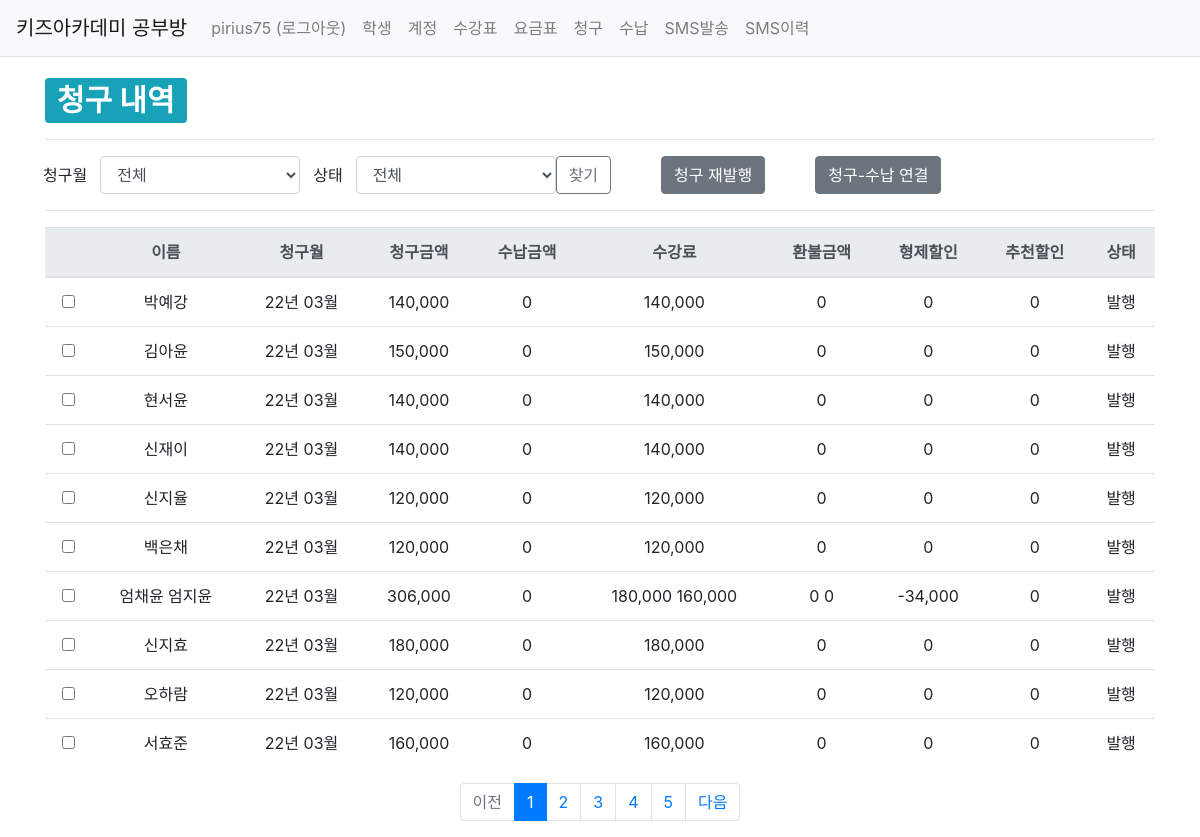
Page /studyroom/bill/ (signed in) on the earlier database version.
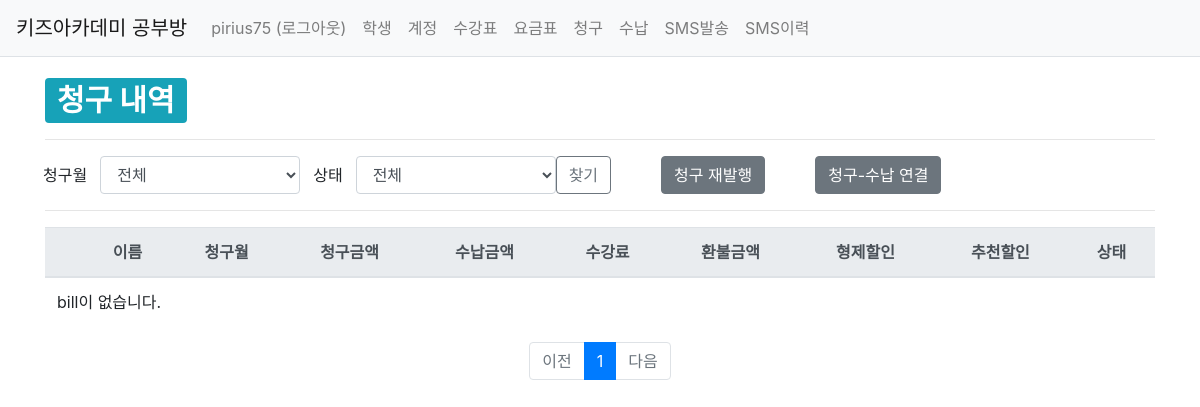
Same page on the later database version.
### studyroom/models.py (models this page shows, shortened)
class Bill(models.Model):
    BillStatus_choices = (
        ('OP', '발행'),
        ('FP', '완납'),
        ('PP', '부분납'),
    )
    class PayType(models.TextChoices):
        김포페이 = 'KP'
        계좌이체 = 'AT'
    account = models.ForeignKey(Account, on_delete=models.SET_NULL, null=True)
    bill_status = models.CharField(max_length=2, choices=BillStatus_choices)
    bill_mt = models.CharField(max_length=6)
    bill_amt = models.IntegerField(null=True, blank=True)
    base_amt = models.IntegerField(null=True, blank=True)
    brother_base_amt = models.IntegerField(null=True, blank=True, default=0)
    refund_amt = models.IntegerField(null=True, blank=True, default=0)
    brother_refund_amt = models.IntegerField(null=True, blank=True, default=0)
    brother_dc_amt = models.IntegerField(null=True, blank=True, default=0)
    recommend_dc_amt = models.IntegerField(null=True, blank=True, default=0)
    pay_amt = models.IntegerField(null=True, blank=True, default=0)
    pay_type = models.CharField(max_length=2, choices=PayType.choices, null=True, blank=True)
    pay_dt = models.CharField(max_length=8, null=True, blank=True)
    pay_id = models.IntegerField(null=True, blank=True)
    create_date = models.DateTimeField()
    modify_date = models.DateTimeField(auto_now=True)

class Account(models.Model):
    user = models.ForeignKey(User, on_delete=models.SET_NULL, null=True)
    student = models.ForeignKey(Student, on_delete=models.SET_NULL, null=True)
    payer = models.CharField(max_length=40, null=True, blank=True)
    payer_phone_num = models.CharField(max_length=11, null=True, blank=True)
    sms_phone_num = models.CharField(max_length=11, null=True, blank=True)
    recommend_dc_start = models.CharField(max_length=6, null=True, blank=True, default='yyyymm')
    recommend_dc_end = models.CharField(max_length=6, null=True, blank=True, default='yyyymm')
    create_date = models.DateTimeField()
    modify_date = models.DateTimeField(null=True, blank=True)

class Student(models.Model):
    Grade_choices = (
        ('Y6','6세'),
        ('Y7','7세'),
        ('E1','1학년'),
        ('E2','2학년'),
        ('E3','3학년'),
        ('E4','4학년'),
        ('E5','5학년'),
        ('E6','6학년'),
    )
    user = models.ForeignKey(User, on_delete=models.SET_NULL, null=True)
    brother = models.ForeignKey('self', on_delete=models.SET_NULL, null=True, blank=True)
    name = models.CharField(max_length=20)
    grade = models.CharField(max_length=2, choices=Grade_choices)
    create_date = models.DateTimeField()
    modify_date = models.DateTimeField(null=True, blank=True)
    delete_yn = models.CharField(max_length=1, default='n')

### studyroom/views/bill_views.py (the view)
@login_required(login_url='common:login')
def bill_list(request):
    logger.info("INFO 레벨로 출력")
    """
    청구 목록 출력
    """
    page = request.GET.get('page', '')  # 페이지
    billmt = request.GET.get('billmt', '')  # 검색어
    billstatus = request.GET.get('billstatus', '')  # 검색어
    bill_list = Bill.objects.order_by('id')
    if billmt:
        bill_list = bill_list.filter(
            Q(bill_mt__icontains=billmt)   # 청구월 검색
        ).distinct()
    if billstatus:
        bill_list = bill_list.filter(
            Q(bill_status__icontains=billstatus)   # 청구상태 검색
        ).distinct()
    bml = Bill.objects.all().values('bill_mt').distinct()
    bsl = Bill.objects.all().values('bill_status').distinct()
    paginator = Paginator(bill_list, 10)  # 페이지당 10개씩 보여주기
    page_obj = paginator.get_page(page)
    context = {'bill_list': page_obj, 'page': page, 'billmt': billmt, 'billstatus':billstatus, 'bml':bml, 'bsl':bsl}
    return render(request, 'studyroom/bill_list.html', context)

### templates/studyroom/bill_list.html (shortened to what the changed rows need)
{% extends 'base.html' %}
{% load studyroom_filter %}
{% load humanize %}
{% block content %}
<div class="container my-3">
    <div>
        <h1>
            <span class="badge badge-info">청구 내역</span>
        </h1>
    </div>
    <form id="billsaveForm" method="post" action="{% url 'studyroom:bill_save' %}">
    <table class="table">
        <thead>
        <tr class="text-center thead-light">
            <th></th>
            <th>이름</th>
            <th>청구월</th>
            <th>청구금액</th>
            <th>수납금액</th>
            <th>수강료</th>
            <th>환불금액</th>
            <th>형제할인</th>
            <th>추천할인</th>
            <th>상태</th>
        </tr>
        </thead>
        <tbody>
        {% if bill_list %}
        {% for bill in bill_list %}
        <tr class="text-center">
            <td>
                <input type="checkbox" name="bill_id" value={{ bill.id }}>
            </td>
            <td>{{ bill.account.student.name }} {{ bill.account.student.brother.name }}</td>
            <td>{{ bill.bill_mt|slice:"2:4" }}년 {{ bill.bill_mt|slice:"4:" }}월</td>
            <td>{{ bill.bill_amt|intcomma }}</td>
            <td>{{ bill.pay_amt|intcomma }}</td>
            <td>{{ bill.base_amt|intcomma }} {% if bill.account.student.brother %}{{ bill.brother_base_amt|intcomma }}{% endif %}</td>
            <td>{{ bill.refund_amt|intcomma }} {% if bill.account.student.brother %}{{ bill.brother_refund_amt|intcomma }}{% endif %}</td>
            <td>{{ bill.brother_dc_amt|intcomma }}</td>
            <td>{{ bill.recommend_dc_amt|intcomma }}</td>
            <td>{{ bill.get_bill_status_display }}</td>
        </tr>
        {% endfor %}
        {% else %}
        <tr>
            <td colspan="3">bill이 없습니다.</td>
        </tr>
        {% endif %}
        </tbody>
    </table>
    </form>
    <ul class="pagination justify-content-center">
        {% for page_number in bill_list.paginator.page_range %}
        {% if page_number >= bill_list.number|add:-5 and page_number <= bill_list.number|add:5 %}
            {% if page_number == bill_list.number %}
            <li class="page-item active" aria-current="page">
                <a class="page-link" href="?billmt={{ billmt }}&billstatus={{ billstatus }}&page={{ page_number }}">{{ page_number }}</a>
            </li>
            {% else %}
            <li class="page-item">
                <a class="page-link" href="?billmt={{ billmt }}&billstatus={{ billstatus }}&page={{ page_number }}">{{ page_number }}</a>
            </li>
            {% endif %}
        {% endif %}
        {% endfor %}
        {% if bill_list.has_next %}
        <li class="page-item">
            <a class="page-link" href="?billmt={{ billmt }}&billstatus={{ billstatus }}&page={{ bill_list.next_page_number }}">다음</a>
        </li>
        {% else %}
        <li class="page-item disabled">
            <a class="page-link" tabindex="-1" aria-disabled="true" href="#">다음</a>
        </li>
        {% endif %}
    </ul>
</div>
{% endblock %}

Differences in the rows shown:
removed Bill: account.student.name "박예강", bill_mt "22", bill_mt "03", bill_amt "140,000", pay_amt "0", base_amt "140,000", refund_amt "0", brother_dc_amt "0", recommend_dc_amt "0", bill_status "발행"
removed Bill: account.student.name "김아윤", bill_mt "22", bill_mt "03", bill_amt "150,000", pay_amt "0", base_amt "150,000", refund_amt "0", brother_dc_amt "0", recommend_dc_amt "0", bill_status "발행"
removed Bill: account.student.name "현서윤", bill_mt "22", bill_mt "03", bill_amt "140,000", pay_amt "0", base_amt "140,000", refund_amt "0", brother_dc_amt "0", recommend_dc_amt "0", bill_status "발행"
removed Bill: account.student.name "신재이", bill_mt "22", bill_mt "03", bill_amt "140,000", pay_amt "0", base_amt "140,000", refund_amt "0", brother_dc_amt "0", recommend_dc_amt "0", bill_status "발행"
removed Bill: account.student.name "신지율", bill_mt "22", bill_mt "03", bill_amt "120,000", pay_amt "0", base_amt "120,000", refund_amt "0", brother_dc_amt "0", recommend_dc_amt "0", bill_status "발행"
removed Bill: account.student.name "백은채", bill_mt "22", bill_mt "03", bill_amt "120,000", pay_amt "0", base_amt "120,000", refund_amt "0", brother_dc_amt "0", recommend_dc_amt "0", bill_status "발행"
removed Bill: account.student.name "엄채윤", account.student.brother.name "엄지윤", bill_mt "22", bill_mt "03", bill_amt "306,000", pay_amt "0", base_amt "180,000", brother_base_amt "160,000", refund_amt "0", brother_refund_amt "0", brother_dc_amt "-34,000", recommend_dc_amt "0", bill_status "발행"
removed Bill: account.student.name "신지효", bill_mt "22", bill_mt "03", bill_amt "180,000", pay_amt "0", base_amt "180,000", refund_amt "0", brother_dc_amt "0", recommend_dc_amt "0", bill_status "발행"
removed Bill: account.student.name "오하람", bill_mt "22", bill_mt "03", bill_amt "120,000", pay_amt "0", base_amt "120,000", refund_amt "0", brother_dc_amt "0", recommend_dc_amt "0", bill_status "발행"
removed Bill: account.student.name "서효준", bill_mt "22", bill_mt "03", bill_amt "160,000", pay_amt "0", base_amt "160,000", refund_amt "0", brother_dc_amt "0", recommend_dc_amt "0", bill_status "발행"
Other differences:
text now shown: "bill이 없습니다."
list line gone: "2"
list line gone: "3"
list line gone: "4"
list line gone: "5"
